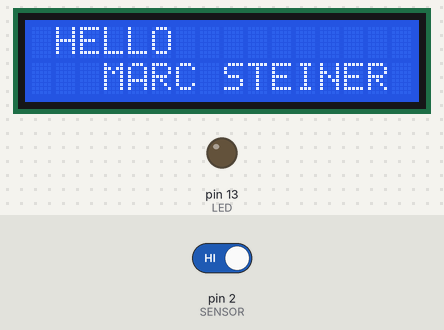
Bench run of a sketch on a simulated Arduino Uno, built with avr-gcc and run on an emulated ATmega328P. Parts: 16×2 character LCD, output pins drawn as LEDs (lit = HIGH). The inputs (shaded band) are chosen by the test bench; at power-on: pin 2 (SENSOR) HIGH.

Above: at 1.1 s.
3.3 s: pin 2 (SENSOR) driven LOW
At 3.9 s:
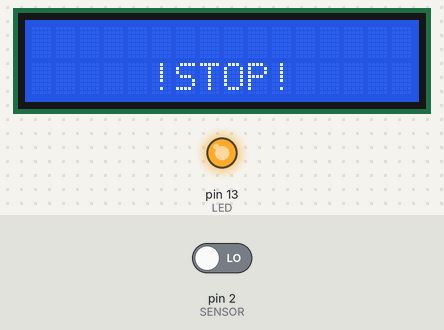
6.3 s: pin 2 (SENSOR) driven HIGH
At 7.0 s:
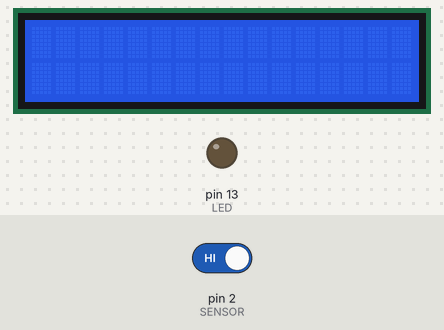
Timing chart, 0 to 9.3 s (numbered marks = the images above; inputs shaded):
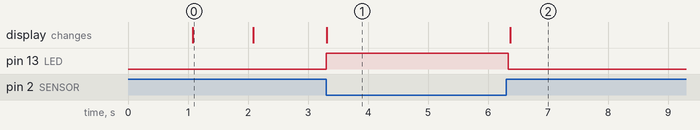

Measured:
- after the input at 3.3 s, pin 13 (LED): LOW → HIGH at once; the display: changes at once (image 1)
- after the input at 6.3 s, pin 13 (LED): HIGH → LOW at once; the display: changes after 0.07 s (image 2)
- what the display in image 0 shows lasts 1.0 s, from 1.1 s to 2.1 s

The sketch:

Avoid_LCD.ino
```cpp
///////////////////////////////////////////////////////////
//LCD GND = Power GND
//LCD VCC = Power 5V
//LCD SDA = Analog In A4
//LCD SCL = Analog In A5
//IR Avoid Sensor GND = Power GND
//IR Avoid Sensor + = Power 5V
//IR Avoid Sensor out = Digital Pin 2
//LED + = Digital Pin 13
//LED - = GND
///////////////////////////////////////////////////////////

#include <Wire.h>
#include <LiquidCrystal_I2C.h>
const int LED =13;
const int SENSOR=2;
int value;
LiquidCrystal_I2C lcd(0x3F,16,2);  // set the LCD address to 0x27 for a 16 chars and 2 line display

void setup()
{
  pinMode(LED, OUTPUT);
  pinMode(SENSOR, INPUT);

  lcd.init();
  // Print a message to the LCD.
  lcd.backlight();
  lcd.setCursor(1,0);
  lcd.print("HELLO");
  delay(1000);
   lcd.setCursor(3,1);
  lcd.print("MARC STEINER");
  delay(1000);
}


void loop()
{
  value=digitalRead(SENSOR);
  digitalWrite(LED, !value);
  lcd.clear();
  if(value==0){
    lcd.setCursor(5,1);
    lcd.print("!STOP!");
  }
  delay(30);
}
```
